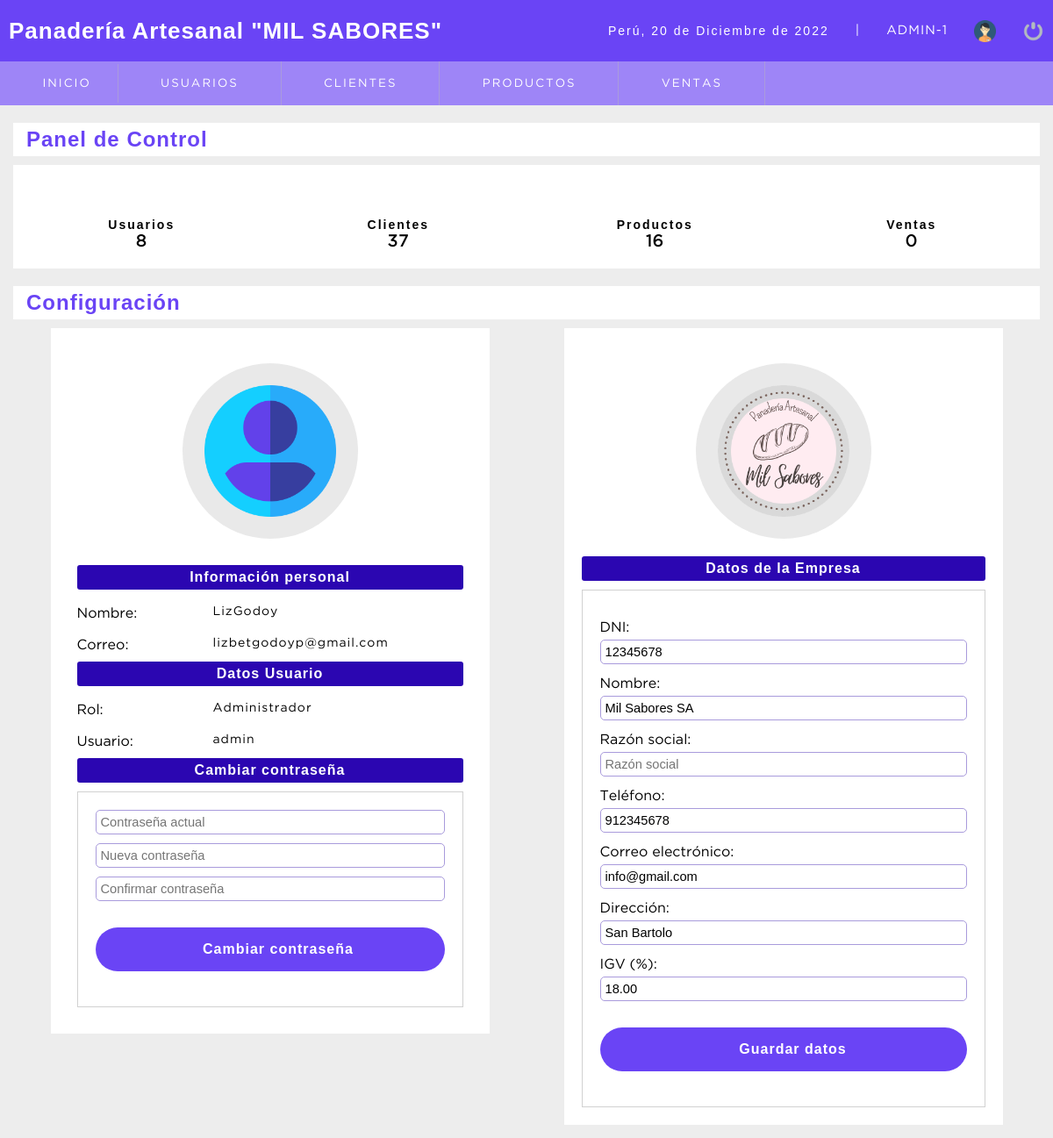
Page /sistema/ (signed in) on the committed database.
### tables this page shows
CREATE TABLE `configuracion` (
  `id` bigint(20) NOT NULL,
  `nit` varchar(20) NOT NULL,
  `nombre` varchar(100) NOT NULL,
  `razon_social` varchar(100) NOT NULL,
  `telefono` bigint(20) NOT NULL,
  `email` varchar(200) NOT NULL,
  `direccion` text NOT NULL,
  `iva` decimal(10,2) NOT NULL
);

### sistema/index.php (the view, shortened to what this page needs)
<!DOCTYPE html>
<html lang="en">
<head>
	<?php
	include "includes/scripts.php";
	?>
</head>
<body>
	<?php
	include "includes/header.php";
	include "../conexion.php";
	$nit = '';
	$nombreEmpresa = '';
	$razonSocial = '';
	$telEmpresa = '';
	$emailEmpresa = '';
	$dirEmpresa = '';
	$iva = '';
	$query_empresa = mysqli_query($conection, "SELECT * FROM configuracion");
	$row_empresa = mysqli_num_rows($query_empresa);
	if ($row_empresa > 0) {
		while ($arrInfoEmpresa = mysqli_fetch_assoc($query_empresa)) {
			$nit = $arrInfoEmpresa['nit'];
			$nombreEmpresa = $arrInfoEmpresa['nombre'];
			$razonSocial = $arrInfoEmpresa['razon_social'];
			$telEmpresa = $arrInfoEmpresa['telefono'];
			$emailEmpresa = $arrInfoEmpresa['email'];
			$dirEmpresa = $arrInfoEmpresa['direccion'];
			$iva = $arrInfoEmpresa['iva'];
		}
	}
	$query_dash = mysqli_query($conection, "CALL dataDashboard();");
	$result_dash = mysqli_num_rows($query_dash);
	if ($result_dash > 0) {
		$data_dash = mysqli_fetch_assoc($query_dash);
	}
	?>
	<section id="container">
		<div class="divContainer">
			<div>
				<h1 class="titlePanelControl">
					Panel de Control
				</h1>
			</div>
			<div class="dashboard">
				<?php
				if ($_SESSION['rol'] == 1 || $_SESSION['rol'] == 2) {
				?>
					<a href="lista_usuarios.php">
						<i class="fas fa-users"></i>
						<p>
							<strong>Usuarios</strong><br>
							<span><?php echo $data_dash['usuarios']; ?></span>
						</p>
					</a>
				<?php }
				?>
				<a href="lista_clientes.php">
					<i class="fas fa-user"></i>
					<p>
						<strong>Clientes</strong><br>
						<span><?php echo $data_dash['clientes']; ?></span>
					</p>
				</a>
				<a href="lista_producto.php">
					<i class="fas fa-cubes"></i>
					<p>
						<strong>Productos</strong><br>
						<span><?php echo $data_dash['productos']; ?></span>
					</p>
				</a>
				<a href="ventas.php">
					<i class="fa-solid fa-file"></i>
					<p>
						<strong>Ventas</strong><br>
						<span><?php echo $data_dash['ventas']; ?></span>
					</p>
				</a>
			</div>
		</div>
		<div class="divInfoSistema">
			<div>
				<h1 class="titlePanelControl">
					Configuración
				</h1>
			</div>
			<div class="containerPerfil">
				<div class="containerDataUser">
					<div class="logoUser">
						<img src="img/logoUser.png" alt="">
					</div>
					<div class="divDataUser">
						<h4>Información personal</h4>
						<div>
							<label>Nombre:</label><span><?php echo $_SESSION['nombre']; ?> </span>
						</div>
						<div>
							<label>Correo: </label><span><?php echo $_SESSION['email']; ?></span>
						</div>
						<h4>Datos Usuario</h4>
						<div>
							<label>Rol: </label><span><?php echo $_SESSION['rol_name']; ?></span>
						</div>
						<div>
							<label>Usuario: </label><span><?php echo $_SESSION['user']; ?></span>
						</div>
						<h4>Cambiar contraseña</h4>
						<form action="" method="post" name="frmChangePass" id="frmChangePass">
							<div>
								<input type="password" name="txtPassUser" id="txtPassUser" placeholder="Contraseña actual" required>
							</div>
							<div>
								<input class="newPass" type="password" name="txtNewPassUser" id="txtNewPassUser" placeholder="Nueva contraseña " required>
							</div>
							<div>
								<input class="newPass" type="password" name="txtPassConfirm" id="txtPassConfirm" placeholder="Confirmar contraseña" required>
							</div>
							<div class="save">
								<button type="submit" class="btn_save btnChangePass"><i class="fas fa-key"></i> Cambiar contraseña</button>
							</div>
						</form>
					</div>
				</div>
				<?php if ($_SESSION['rol'] == 1) { ?>
					<div class="containerDataEmpresa">
						<div class="logoEmpresa">
							<img src="img/logo_sistema.png" alt="">
						</div>
						<h4>Datos de la Empresa</h4>
						<form action="" method="post" name="frmEmpresa" id="frmEmpresa">
							<div>
								<label>DNI:</label><input type="text" name="txtNit" id="txtNit" placeholder="RUC de la Empresa" value="<?= $nit; ?>" required>
							</div>
							<div>
								<label>Nombre:</label><input type="text" name="txtNombre" id="txtNombre" placeholder="Nombre de la Empresa" value="<?= $nombreEmpresa; ?>" required>
							</div>
							<div>
								<label>Razón social:</label><input type="text" name="txtRSocial" id="txtRSocial" placeholder="Razón social" value="<?= $razonSocial; ?>" >
							</div>
							<div>
								<label>Teléfono:</label><input type="text" name="txtTelEmpresa" id="txtTelEmpresa" placeholder="Número de teléfono" value="<?= $telEmpresa; ?>" required>
							</div>
							<div>
								<label>Correo electrónico:</label><input type="email" name="txtEmailEmpresa" id="txtEmailEmpresa" placeholder="Correo electrónico" value="<?= $emailEmpresa; ?>" required>
							</div>
							<div>
								<label>Dirección:</label><input type="text" name="txtDirEmpresa" id="txtDirEmpresa" placeholder="Dirección de la empresa" value="<?= $dirEmpresa; ?>" required>
							</div>
							<div>
								<label>IGV (%):</label><input type="text" name="txtIva" id="txtIva" placeholder="Impuesto General de Ventas" value="<?= $iva; ?>" required>
							</div>
							<div class="save">
								<button type="submit" class="btn_save btnChangePass"><i class="far fa-save fa-lg"></i> Guardar datos</button>
							</div>
						</form>
					</div>
				<?php
				} ?>
			</div>
		</div>
	</section>
</body>
</html>

### sistema/css/style.css (style rules this page uses)
* { margin: 0 ; padding: 0; box-sizing: border-box; }
body { background: #ededed; }
h1, h2, h3, h4, h5, h6 { font-family: 'arial'; font-weight: bold; letter-spacing: 1px; }
h1 { font-size: 26px; }
h4 { font-size: 16px; }
p { font-family: 'arial'; letter-spacing: 2px; font-size: 14px; line-height: 20px; color: black !important; }
a { text-decoration: none; font-family: arial; letter-spacing: 1px; }
span { font-family: 'GothamBook'; letter-spacing: 1px; font-size: 14px; line-height: 20px; }
#container { padding: 140px 15px 15px; }
form { background: #fff; margin: auto; padding: 20px 50px; border: 1px solid #d1d1d1; }
label { display: block; font-size: 12pt; font-family: 'GothamBook'; margin: 15px auto 5px auto; }
input, select { display: block; width: 100%; font-size: 11pt; padding: 5px; border: 1px solid #A99BDC; border-radius: 5px; }
.btn_save { background: #6a44f5 !important; margin: 20px auto !important; width: 200px !important; }
.save { display: grid; }
#container h1 { font-size: 35px; color: #6a44f5; }
.btn_cancel, .btn_ok, .btn_save, .btn_new { width: 150px; background-color: #71ff55; color: #fff; display: inline-block; padding: 15px 0px; border-radius: 5px; cursor: pointer; text-align: center; font-size: 12pt; border: 1px solid transparent ; border-radius: 49px; color: #fff; font-weight: 600; margin: 0px 10px; cursor: pointer; transition: 0.5s; letter-spacing: 1px; }
.titlePanelControl { width: 100%; background: #FFF; padding: 5px 15px; margin-bottom: 10px; font-size: 18pt !important; color: #0A4661; }
.divContainer { margin-bottom: 20px; }
.dashboard { display: -webkit-flex; display: -moz-flex; display: -ms-flex; display: -o-flex; display: flex; justify-content: space-around; width: 100%; margin : auto; }
.dashboard a { color: #898989; width: calc(100% / 4); padding: 20px; background-color: #FFF; font-size: 25pt; text-align: center; }
.dashboard p { color: #3279a7; }
.dashboard a span { font-weight: bold; font-size: 14pt; }
.containerPerfil { display: -webkit-flex; display: -moz-flex; display: -ms-flex; display: -o-flex; display: flex; justify-content: space-around; align-items: flex-start; flex-wrap: wrap; }
.containerDataUser, .containerDataEmpresa { width: 500px; background-color: #fff; padding: 20px; }
.logoUser ,.logoEmpresa { display: -webkit-flex; display: -moz-flex; display: -ms-flex; display: -o-flex; display: flex; justify-content: center; align-items: center; width: 200px; height: 200px; border-radius: 100%; margin: 20px auto; padding: 25px; background-color: #e9e9e9; }
.logoUser img ,.logoEmpresa img { width: 100%; height: 100%; }
.divDataUser { padding: 10px; margin: auto; }
.divInfoSistema h4 { background: #2b06b1 ; padding: 5px 10px; color: #fff; border-radius: 3px; text-align: center; margin-bottom: 10px; }
.divDataUser > div { display: -webkit-flex; display: -moz-flex; display: -ms-flex; display: -o-flex; display: flex; }
.divDataUser label { width: 150px; margin: 0; margin-top: 10px; margin-bottom: 10px; }
.divDataUser span { padding: 5px; }
.divInfoSistema form { padding: 20px; }
.divInfoSistema input { margin-bottom: 10px; }
.divInfoSistema button { width: 100% !important; }

### rows in the picture
configuracion: txtNit "12345678", txtNombre "Mil Sabores SA", txtTelEmpresa "912345678", txtEmailEmpresa "info@gmail.com", txtDirEmpresa "San Bartolo", txtIva "18.00"

### other values in the picture
fechaC() "20 de Diciembre de 2022"
$_SESSION['user'] "ADMIN"
$_SESSION['rol'] "1"
$data_dash['usuarios'] "8"
$data_dash['clientes'] "37"
$data_dash['productos'] "16"
$data_dash['ventas'] "0"
$_SESSION['nombre'] "LizGodoy"
$_SESSION['email'] "lizbetgodoyp@gmail.com"
$_SESSION['rol_name'] "Administrador"
$_SESSION['user'] "admin"
